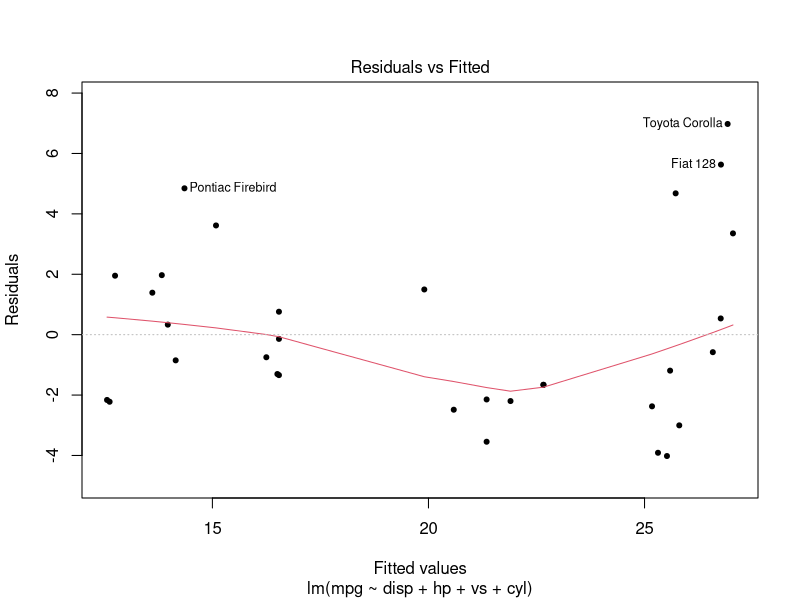
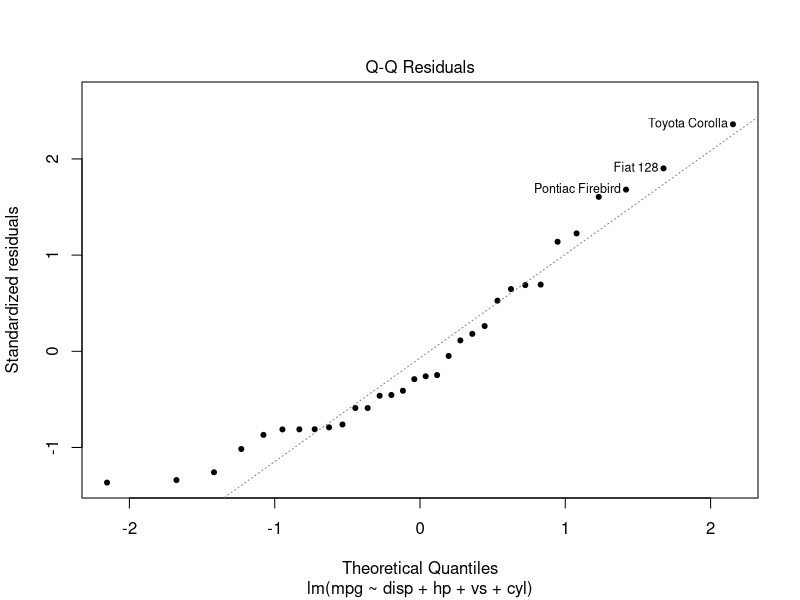
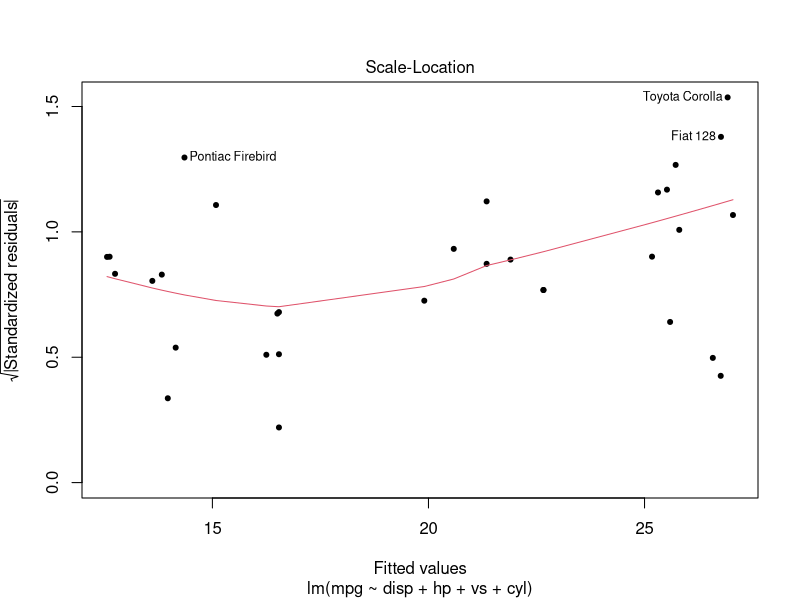
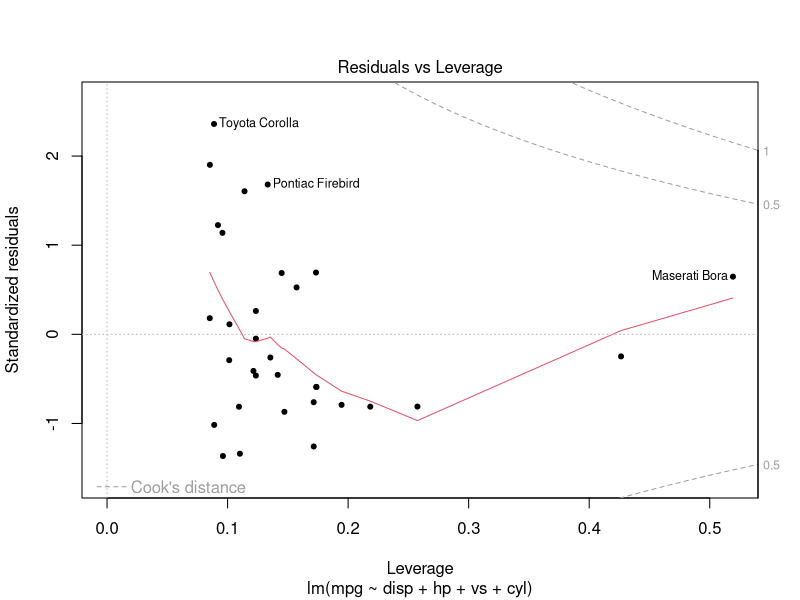
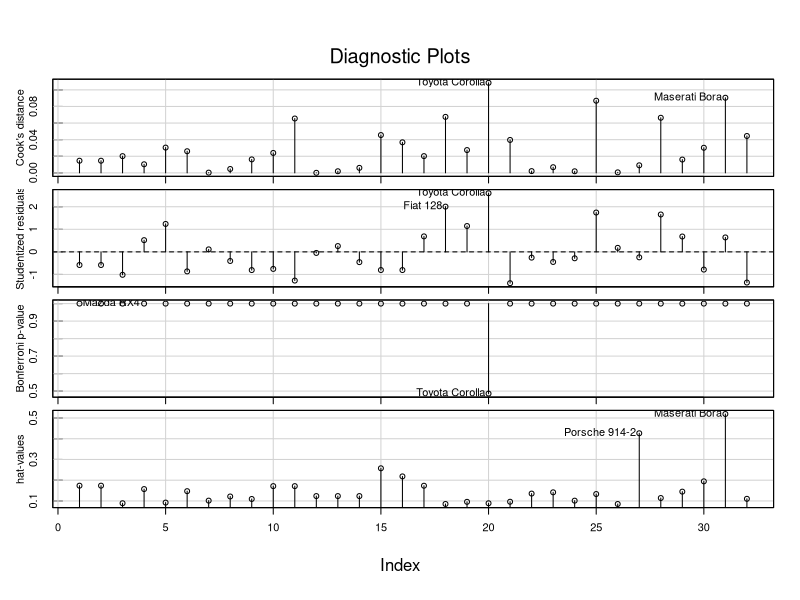
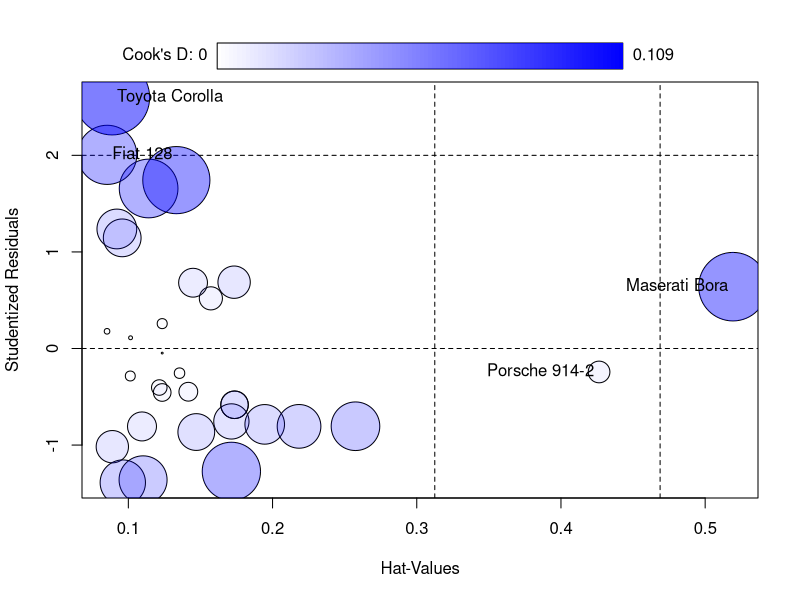
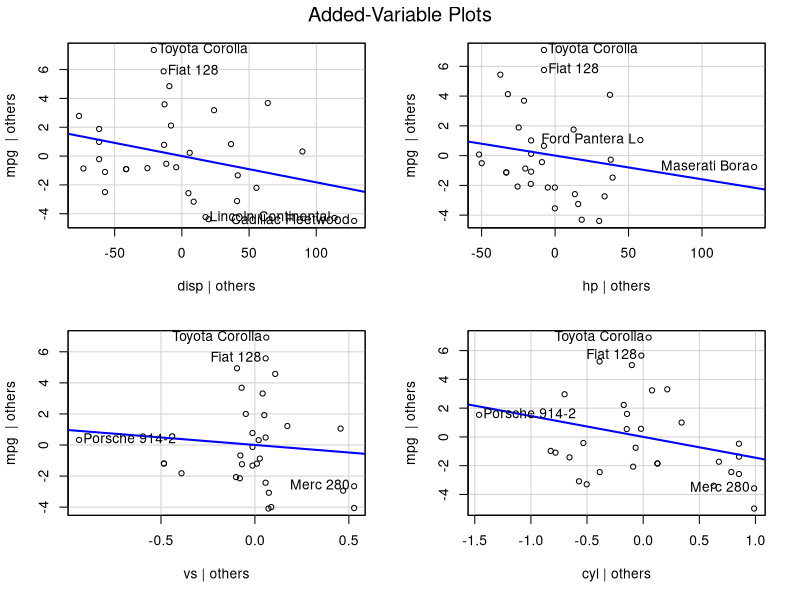
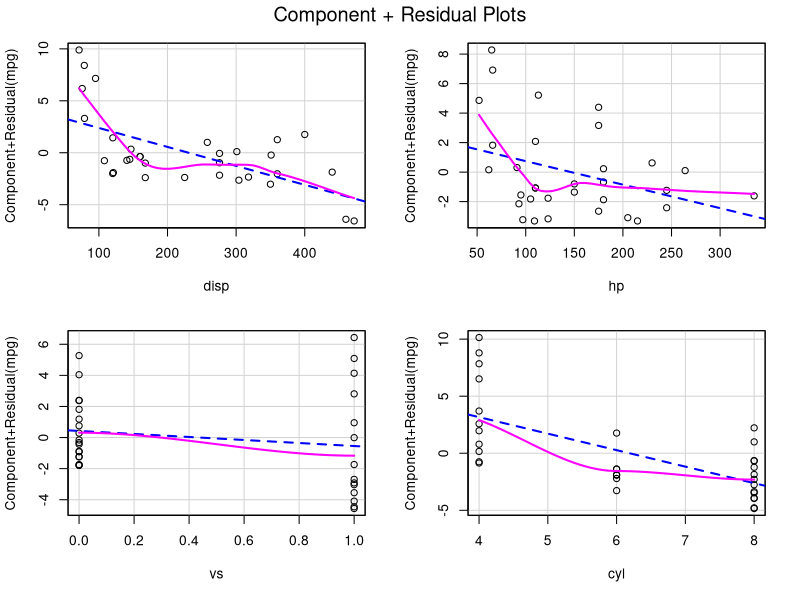

Write the R code that produced these figures, in order. (Note: this script raises an error after producing the figures.)
library(tidyverse)

(df <- mtcars[, c(1, 8, 9, 2, 10, 3, 4, 6)])
ols <- lm(mpg ~ disp + hp + vs + cyl, df)
plot(ols, pch = 20)

# Outlier - deleting observations

library(car)

infIndexPlot(ols)
influencePlot(ols)
outlierTest(ols)
avPlots(ols)

# Linearity - polynomial...

library(car)

crPlots(ols)

# Multicollinearity - deleting variables

vif(ols)

# Normality - Box-Cox transformation

shapiro.test(resid(ols))

qqnorm(resid(ols))
qqline(resid(ols))

library(car)

boxCox(ols)
boxCox(ols, family = "yjPower") # (-) in response variable

boxCox(ols)$x # lambda
boxCox(ols)$y # log likelihood
as_tibble(boxCox(ols)) %>% slice_max(y, n = 1)
# ifelse(lambda == 0, log(mpg), mpg ^ lambda)

ln_ols <- lm(log(mpg) ~ disp + hp + vs + cyl, df)
shapiro.test(resid(ln_ols))

# Heteroskedasticity - WLS, GLS, Robust...

library(lmtest)

bptest(ols)

library(car)

ncvTest(ols)

f <- lm(abs(resid(ols)) ~ fitted(ols))
summary(f)
# or
f <- lm(resid(ols)^2 ~ fitted(ols))
summary(f)

w <- 1 / fitted(f1)^2

wls <- lm(mpg ~ disp + hp + vs + cyl, df, w = w)
summary(wls)

df2 <- df * sqrt(w)

wls2 <- lm(mpg ~ 0 + sqrt(w) + disp + hp + vs + cyl, dfw)
summary(wls2)

bptest(wls)
bptest(wls2)
ncvTest(wls)
ncvTest(wls2)

library(nlme)

gls <- gls(mpg ~ disp + hp, df, weights = varPower())
summary(gls)
bptest(wls)
ncvTest(wls)

library(MASS)

rls <- rlm(mpg ~ disp + hp, df)
summary(rls)
bptest(wls)
ncvTest(wls)

rm(list=ls())
